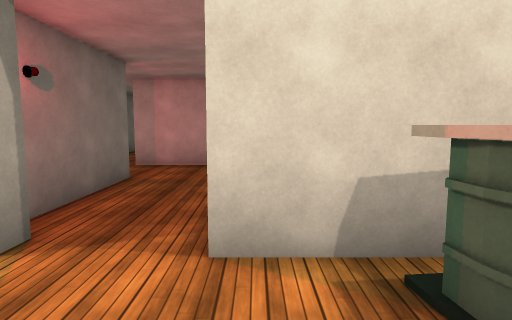
[1] (above)

18 first-person views from a walk through a Unity game level. The camera is 1.5 m above the floor, tilts 6° down and sees 75° across. The floor is counted in squares, 1 m on a side. Each view is taken from the middle of a square. On the plan, view 1 faces up. The plan holds only what a view shows up to about 15 squares ahead; the rest is blank. The place goes on beyond the plan. The player is left out. Surface patterns are stand-ins for the level's own textures.

[2]
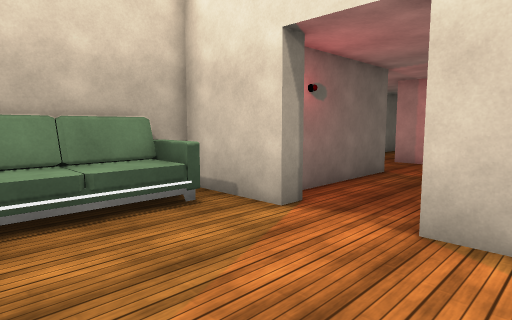

[3]
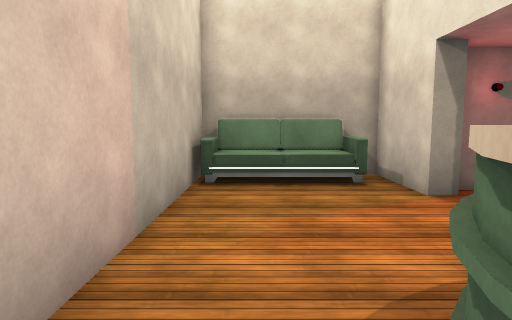

[4]
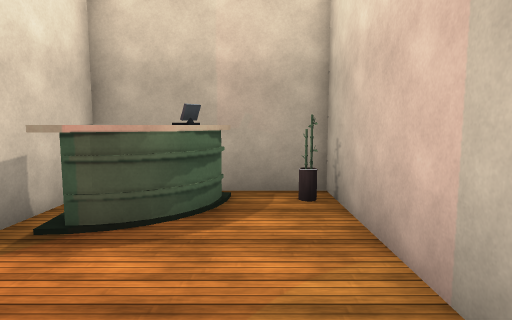

[5]
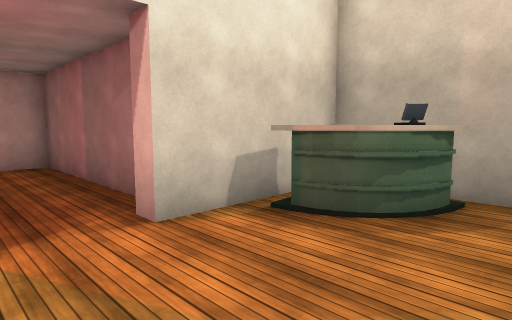

[6]
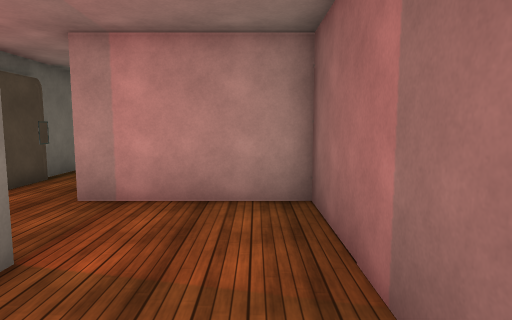

[7]
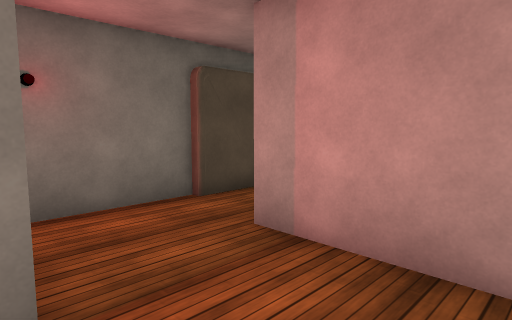

[8]
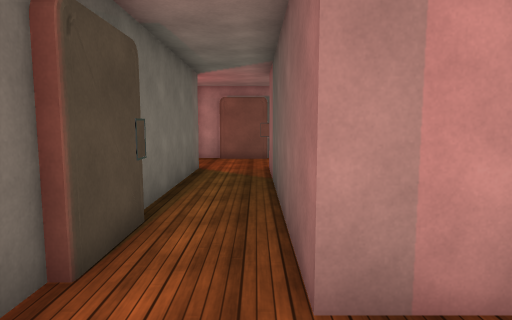

[9]
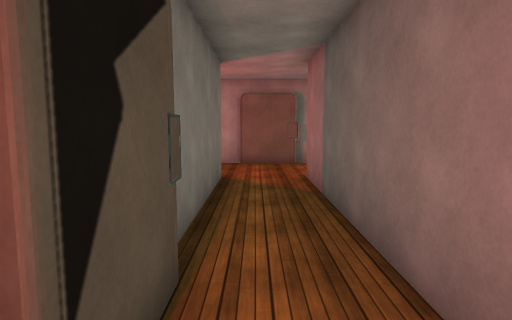

[10]
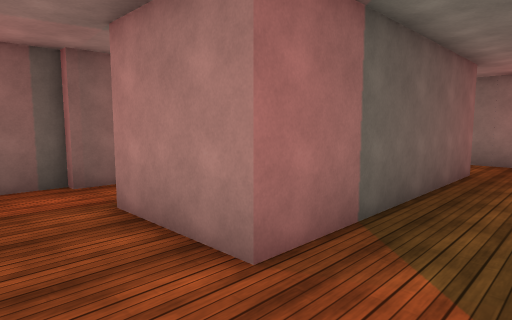

[11]
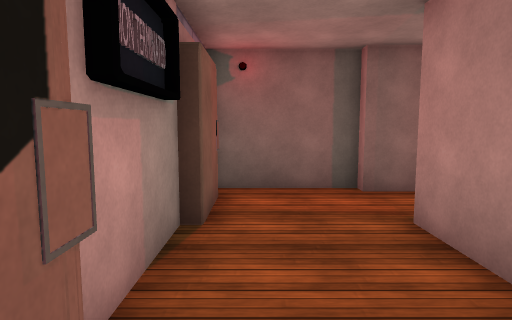

[12]
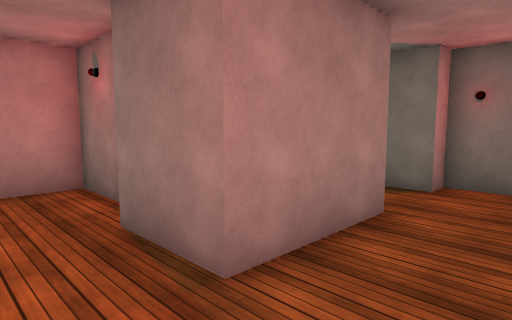

[13]
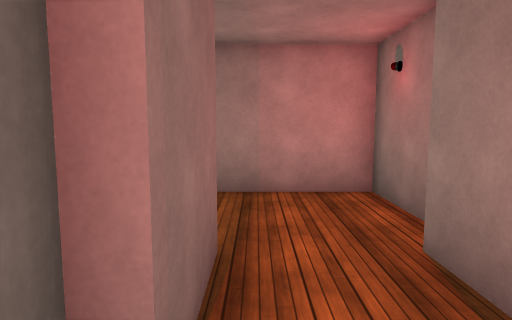

[14]
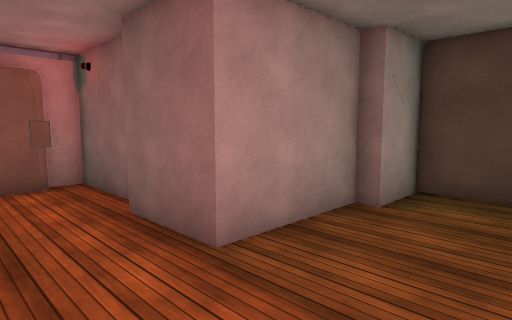

[15]
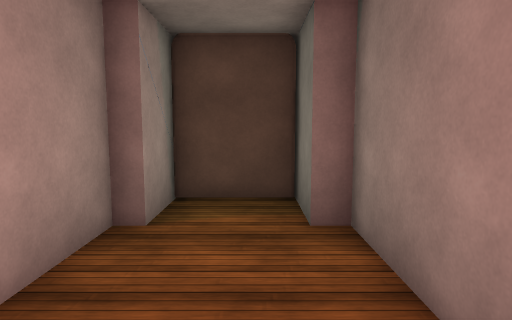

[16]
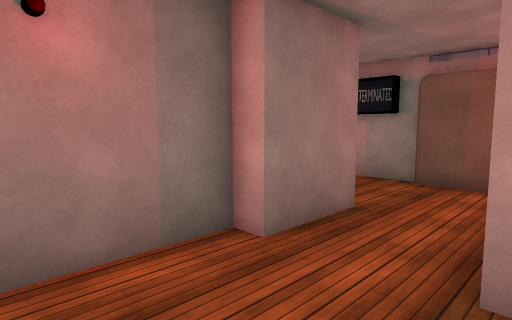

[17]
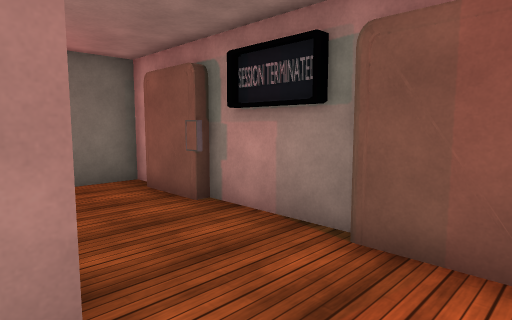

[18]
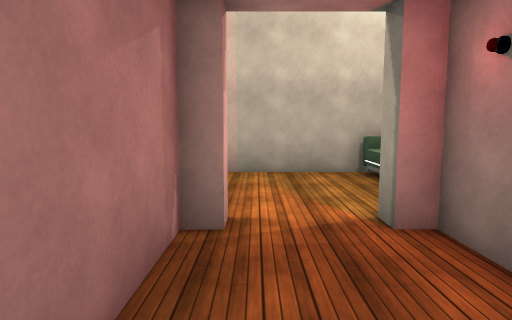

### Floor plan
Points are (right, up) in squares from view 1. A wall is a line through its corners. A room is listed if a view was taken in it or the views show most of it. See-through windows are left out.
Room 1 (views 1, 2, 3, 4, 5)
walls: (-3, 3.7) (-6.1, 3.7) (-6.1, 2.4); (-6.1, -0.5) (-6.1, -1.6) (4.5, -1.6) (4.5, 3.7) (-0.5, 3.7)
ways out: opening at (-1.5, 4) to room 2
objects: other object (-6, -1) to (-4, 3); other object (2, 1) to (4, 3); other object (4, -1)
Room 2 (views 6, 7, 8, 18)
walls: (-3.6, 9.5) (-3.6, 4.3) (-3, 4.3) (-3, 3.7); (-5.1, 9.5) (-3.9, 9.5); (-7, 11.4) (-7, 10.4); (0.1, 4.3) (0.1, 12.5) (-4.5, 12.5); (-0.5, 3.7) (-0.5, 4.3)
ways out: opening at (-1.5, 4) to room 1; opening at (-5.5, 12.5) to room 3
Room 3 (views 9, 10, 11, 12, 13, 17)
walls: (-7, 21.6) (-7, 15.5); (-4.5, 24.8) (-6.6, 24.8); (-6.7, 15.2) (-6.7, 13.1); (-6.5, 25.1) (-7.8, 25.1) (-7.8, 22.5); (-1.1, 25.1) (-4.5, 25.1); (1.5, 19.1) (1.5, 21.6); (1.9, 21.6) (1.9, 25.1) (1, 25.1); (-7, 13.1) (-7, 11.4); (-4.5, 12.5) (-4.5, 21.6) (-1, 21.6) (-1, 19.1) (-1.6, 19.1) (-1.6, 17.5); (1.1, 24.8) (-1.1, 24.8)
ways out: opening at (-5.5, 12.5) to room 2; opening at (0, 18.3) to room 4
objects: other object (-8, 22)
Room 4 (views 14, 15, 16)
walls: (4.9, 19.1) (1.5, 19.1); (-1.6, 17.5) (-1.6, 15.6) (4.9, 15.6) (4.9, 16.2) (7, 16.2); (6.5, 16.2) (6.5, 18.6) (4.9, 18.6)
ways out: opening at (0, 18.3) to room 3

Positions as (right, up) in squares from view 1, and headings:
1: (0, 0), facing up
2: (1, -1), facing up-left
3: (4, 0), facing left
4: (-3, 0), facing right
5: (-3, -1), facing up-right
6: (-1, 6), facing up
7: (-1, 9), facing up-left
8: (-5, 10), facing up
9: (-6, 12), facing up
10: (-7, 24), facing down-right
11: (-6, 24), facing right
12: (1, 24), facing down-left
13: (1, 23), facing down
14: (-1, 16), facing up-right
15: (0, 17), facing right
16: (2, 16), facing up-left
17: (1, 21), facing up-left
18: (-1, 9), facing down
